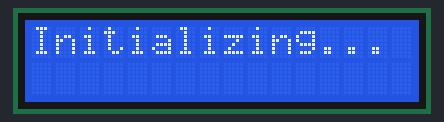
A sketch run on a simulated Arduino Uno, built with avr-gcc and run on an emulated ATmega328P. Parts: 16×2 character LCD. The modem accepts every AT command (registered, SIM ready, sends succeed) and sends nothing else; what the sketch prints to the serial monitor is not drawn.

Above: at 0.1 s.
At 2.5 s:
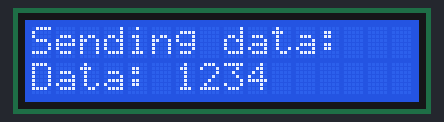

The sketch:

satellite_lcd_gsm.ino
```cpp
#include <Wire.h>
#include <LiquidCrystal_I2C.h>
#include <SoftwareSerial.h>
LiquidCrystal_I2C lcd(0x27, 2, POSITIVE); // 0x3F or 0x20
SoftwareSerial gsmSerial(10, 11);   // RX=10, TX=11 for GSM
SoftwareSerial satelliteSerial(8, 9); // RX=8, TX=9 for Satellite
void setup() {
  Serial.begin(9600);               // Start Serial Monitor
  gsmSerial.begin(9600);              // Start GSM communication
  satelliteSerial.begin(9600);        // Start Satellite communication
  lcd.begin(16, 2, LCD_5x8DOTS);
  lcd.backlight();                    // Turn on the LCD backlight
  lcd.setCursor(0, 0);
  lcd.print("Initializing...");
  delay(1000);
  sendSMS("System started");          // Send initial SMS
}
void loop() {
  String dataToSend = "Data: 1234";  // Data to send (can be replaced with actual data)
  lcd.clear();                        // Clear the LCD
  lcd.setCursor(0, 0);
  lcd.print("Sending data:");
  lcd.setCursor(0, 1);
  lcd.print(dataToSend);
  delay(2000);
  sendSMS(dataToSend);                // Send data via GSM
  sendDataToSatellite(dataToSend);    // Send data via Satellite
  delay(5000);                        // Wait before the next loop
}

void sendSMS(String message) {
  gsmSerial.println("AT+CMGF=1");    // Set SMS mode to text
  delay(100);
  gsmSerial.println("AT+CMGS=\"+1234567890\""); // Replace with actual phone number
  delay(100);
  gsmSerial.println(message);          // Send the message
  delay(100);
  gsmSerial.write(26);                // Send Ctrl+Z to send SMS
  delay(1000);
  Serial.println("SMS Sent: " + message);
}
void sendDataToSatellite(String message) {
  satelliteSerial.println(message);    // Send data over the satellite link
  Serial.println("Data Sent to Satellite: " + message);
}
```
